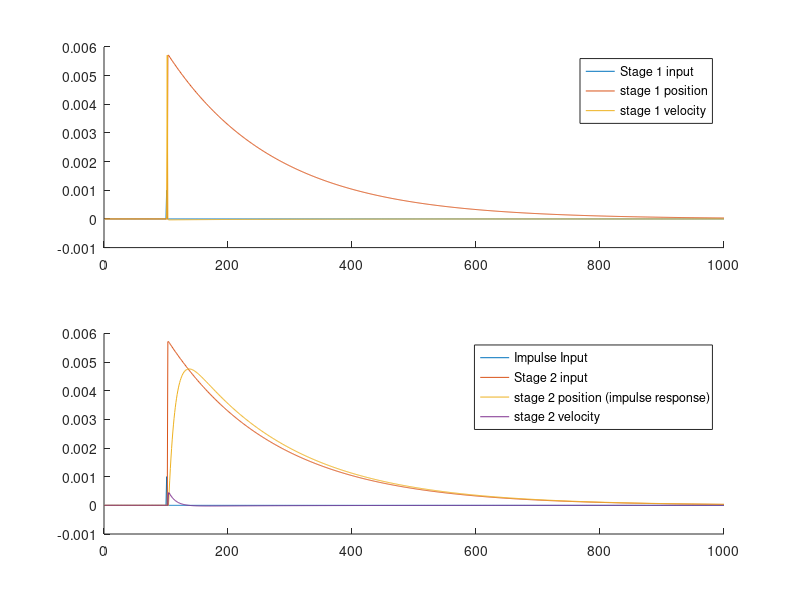

The MATLAB script that drew this image:
%% Time
clear all;
close;
TEnd = 1000;
t = 1:1:TEnd;
T = [175 13];
%% Construct impulse input
delT = 1;
impulseShift = 100;
impulseIn = zeros(size(t));
impulseIn(1+impulseShift :delT+impulseShift ) = 1/delT;


%% Construct step input
delT = 1;
impulseShift = 100;
stepIn = zeros(size(t));
stepIn(1+impulseShift :end ) = 1;

%% Instantiation
x = zeros(size(t));
dx = zeros(size(t));
y = zeros(size(t));
dy = zeros(size(t));

%% Construct a resettable integrator


%% Construct PI control
in2 = zeros(size(t));
I_in2 = zeros(size(t));
in2(1)  = T(1)*impulseIn(1);
for i = 2:(length(t))
    I_in2(i) = I_in2(i-1) + impulseIn(i);
    in2(i)  = T(1)*impulseIn(i) + I_in2(i);
end
plot(t, I_in2)

%% Construct stage 1
for i = 1:(length(t)-1)
    x(i+1)  = dx(i) + x(i);
    dx(i+1) = (-x(i) + impulseIn(i))/T(1);
end
subplot(2,1,1);
hold on
plot(t,impulseIn/1000.0);
plot(t,x)
plot(t,dx)
legend("Stage 1 input", "stage 1 position", "stage 1 velocity");
%% Construct stage 2
for i = 1:(length(t)-1)
    y(i+1)  = dy(i) + y(i);
    dy(i+1) = (-y(i) + x(i))/T(2);
end
subplot(2,1,2);
hold on
plot(t,impulseIn/1000.0);
plot(t,x)
plot(t,y)
plot(t,dy)
legend("Impulse Input", "Stage 2 input", "stage 2 position (impulse response)", "stage 2 velocity");

